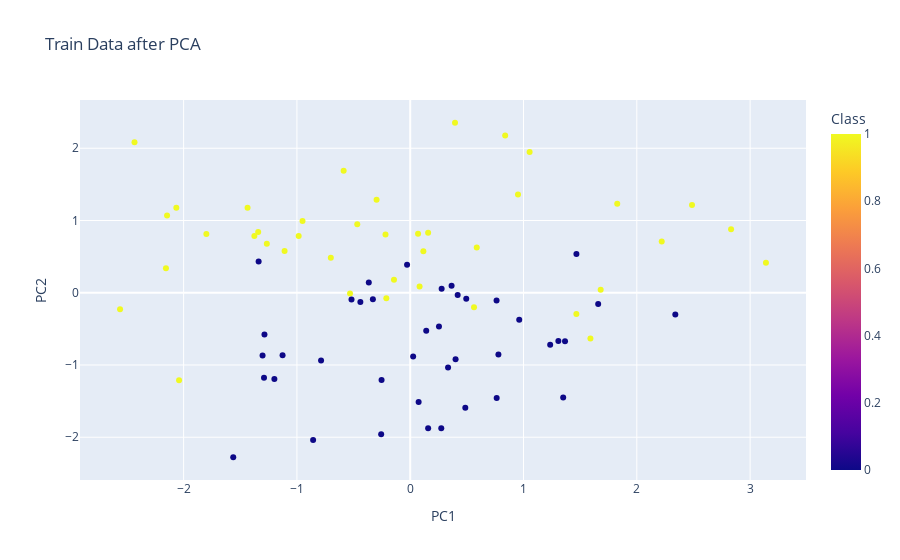

This figure's notebook cell:
### Code cell
# Plot
fig = px.scatter(
    pca_df, x='PC1', y='PC2', color='Target',
    title="Train Data after PCA",
    labels={'Target': 'Class'}
)
fig.show()
